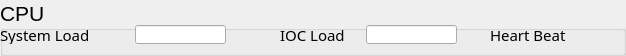
   <widget class="QGroupBox" name="groupBox_5">
    <property name="geometry">
     <rect>
      <x>10</x>
      <y>40</y>
      <width>626</width>
      <height>56</height>
     </rect>
    </property>
    <property name="font">
     <font>
      <pointsize>16</pointsize>
     </font>
    </property>
    <property name="title">
     <string>CPU</string>
    </property>
    <widget class="caLabel" name="calabel_26">
     <property name="geometry">
      <rect>
       <x>0</x>
       <y>25</y>
       <width>126</width>
       <height>19</height>
      </rect>
     </property>
     <property name="font">
      <font>
       <family>Sans Serif</family>
       <pointsize>11</pointsize>
      </font>
     </property>
     <property name="text">
      <string>System Load</string>
     </property>
    </widget>
    <widget class="caLineEdit" name="calineedit_25">
     <property name="geometry">
      <rect>
       <x>135</x>
       <y>25</y>
       <width>91</width>
       <height>19</height>
      </rect>
     </property>
     <property name="font">
      <font>
       <family>Lucida Sans Typewriter</family>
       <pointsize>12</pointsize>
      </font>
     </property>
     <property name="alignment">
      <set>Qt::AlignRight|Qt::AlignTrailing|Qt::AlignVCenter</set>
     </property>
     <property name="channel" stdset="0">
      <string notr="true">$(IOC):SYS_CPU_LOAD</string>
     </property>
     <property name="background">
      <color>
       <red>255</red>
       <green>255</green>
       <blue>224</blue>
      </color>
     </property>
     <property name="colorMode">
      <enum>caLineEdit::Static</enum>
     </property>
     <property name="unitsEnabled">
      <bool>true</bool>
     </property>
    </widget>
    <widget class="caLabel" name="calabel_27">
     <property name="geometry">
      <rect>
       <x>280</x>
       <y>25</y>
       <width>81</width>
       <height>19</height>
      </rect>
     </property>
     <property name="font">
      <font>
       <family>Sans Serif</family>
       <pointsize>11</pointsize>
      </font>
     </property>
     <property name="text">
      <string>IOC Load</string>
     </property>
    </widget>
    <widget class="caLineEdit" name="calineedit_26">
     <property name="geometry">
      <rect>
       <x>366</x>
       <y>25</y>
       <width>91</width>
       <height>19</height>
      </rect>
     </property>
     <property name="font">
      <font>
       <family>Lucida Sans Typewriter</family>
       <pointsize>12</pointsize>
      </font>
     </property>
     <property name="alignment">
      <set>Qt::AlignRight|Qt::AlignTrailing|Qt::AlignVCenter</set>
     </property>
     <property name="channel" stdset="0">
      <string notr="true">$(IOC):IOC_CPU_LOAD</string>
     </property>
     <property name="background">
      <color>
       <red>255</red>
       <green>255</green>
       <blue>224</blue>
      </color>
     </property>
     <property name="colorMode">
      <enum>caLineEdit::Static</enum>
     </property>
     <property name="unitsEnabled">
      <bool>true</bool>
     </property>
    </widget>
    <widget class="caLed" name="caled_32">
     <property name="geometry">
      <rect>
       <x>230</x>
       <y>25</y>
       <width>21</width>
       <height>21</height>
      </rect>
     </property>
     <property name="ledWidth">
      <number>17</number>
     </property>
     <property name="ledHeight">
      <number>17</number>
     </property>
     <property name="channel" stdset="0">
      <string notr="true">$(IOC):SYS_CPU_LOAD</string>
     </property>
     <property name="colorMode">
      <enum>caLed::Alarm</enum>
     </property>
     <property name="falseColor">
      <color>
       <red>160</red>
       <green>160</green>
       <blue>160</blue>
      </color>
     </property>
     <property name="trueColor">
      <color>
       <red>0</red>
       <green>205</green>
       <blue>0</blue>
      </color>
     </property>
    </widget>
    <widget class="caLed" name="caled_33">
     <property name="geometry">
      <rect>
       <x>461</x>
       <y>25</y>
       <width>21</width>
       <height>21</height>
      </rect>
     </property>
     <property name="ledWidth">
      <number>17</number>
     </property>
     <property name="ledHeight">
      <number>17</number>
     </property>
     <property name="channel" stdset="0">
      <string notr="true">$(IOC):IOC_CPU_LOAD</string>
     </property>
     <property name="colorMode">
      <enum>caLed::Alarm</enum>
     </property>
     <property name="falseColor">
      <color>
       <red>160</red>
       <green>160</green>
       <blue>160</blue>
      </color>
     </property>
     <property name="trueColor">
      <color>
       <red>0</red>
       <green>205</green>
       <blue>0</blue>
      </color>
     </property>
    </widget>
    <widget class="caLed" name="caled_31">
     <property name="geometry">
      <rect>
       <x>595</x>
       <y>25</y>
       <width>21</width>
       <height>21</height>
      </rect>
     </property>
     <property name="ledWidth">
      <number>17</number>
     </property>
     <property name="ledHeight">
      <number>17</number>
     </property>
     <property name="channel" stdset="0">
      <string notr="true">$(IOC):HB_VISUALISE</string>
     </property>
     <property name="colorMode">
      <enum>caLed::Static</enum>
     </property>
     <property name="falseColor">
      <color>
       <red>160</red>
       <green>160</green>
       <blue>160</blue>
      </color>
     </property>
     <property name="trueColor">
      <color>
       <red>0</red>
       <green>205</green>
       <blue>0</blue>
      </color>
     </property>
    </widget>
    <widget class="caLabel" name="calabel_25">
     <property name="geometry">
      <rect>
       <x>490</x>
       <y>25</y>
       <width>100</width>
       <height>19</height>
      </rect>
     </property>
     <property name="font">
      <font>
       <family>Sans Serif</family>
       <pointsize>11</pointsize>
      </font>
     </property>
     <property name="text">
      <string>Heart Beat</string>
     </property>
    </widget>
   </widget>
